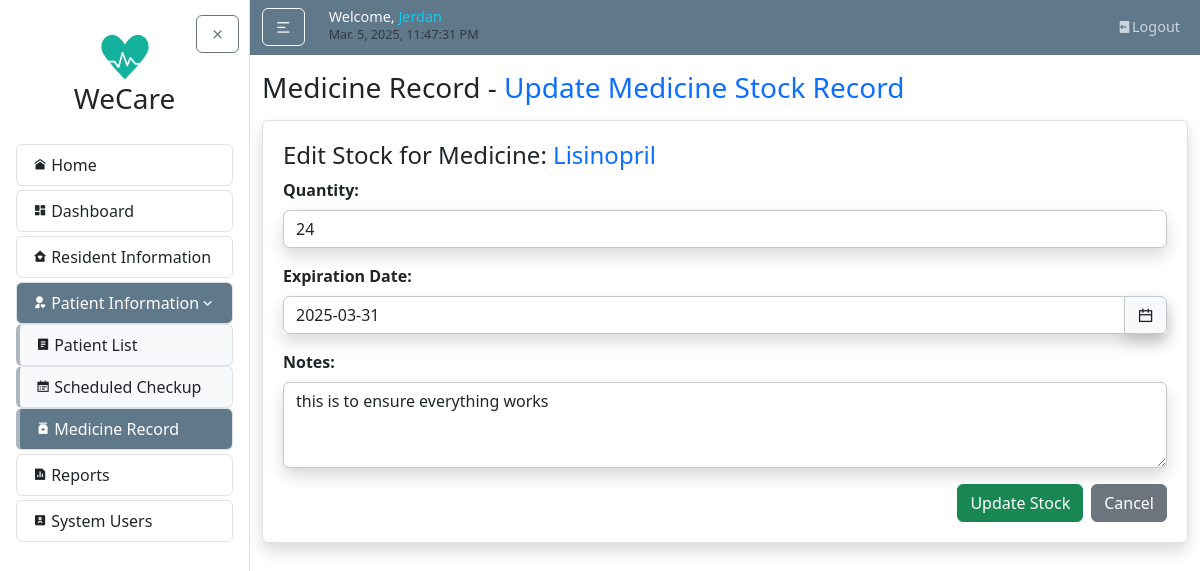
The page /medicines/stock/update/17/ (signed in) on the database as committed earlier.
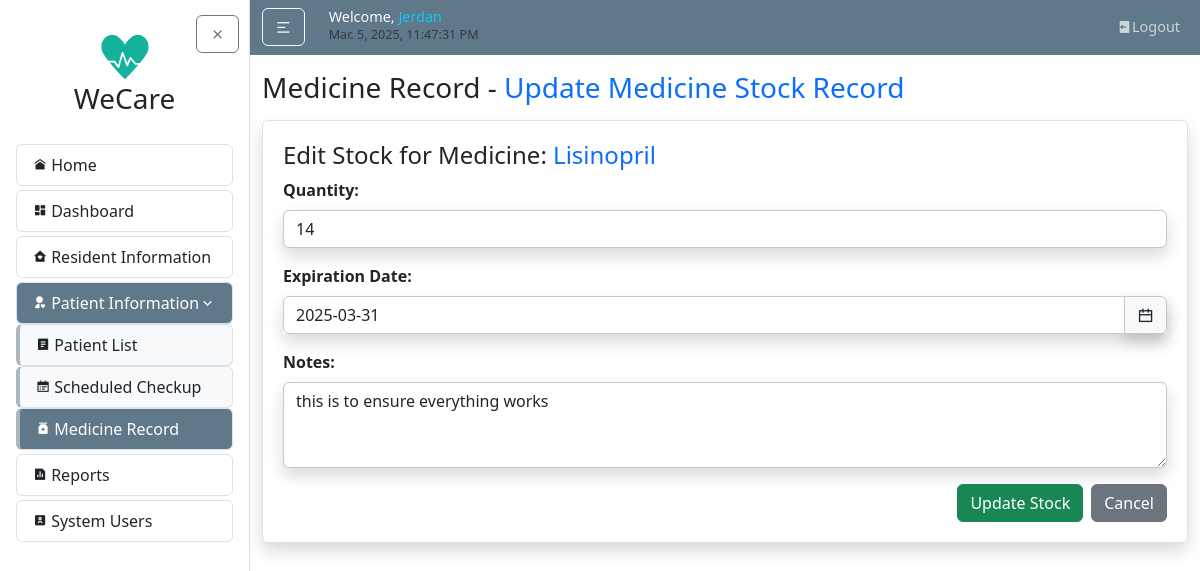
The same page on the database as committed later.
### medicineMonitoring/models.py (models this page shows, shortened)
class MedicineStock(models.Model):
    medicine = models.ForeignKey(Medicine, on_delete=models.CASCADE, related_name="stocks")
    quantity = models.PositiveIntegerField(default=0)
    expiration_date = models.DateField()
    notes = models.TextField(blank=True, null=True)
    objects = MedicineStockManager()

class Medicine(models.Model):
    medicine_name = models.CharField(max_length=255)
    generic_name = models.CharField(max_length=255, blank=True, null=True)
    brand_name = models.CharField(max_length=255, blank=True, null=True)
    dosage = models.CharField(max_length=100, blank=True, null=True)
    unit_price = models.DecimalField(max_digits=10, decimal_places=2, default=Decimal("0.00"))
    total_value = models.DecimalField(max_digits=10, decimal_places=2, default=Decimal("0.00"))
    total_quantity = models.PositiveIntegerField(default=0)
    supplier_name = models.CharField(max_length=255)
    date_last_stock = models.DateField(blank=True)
    notes = models.TextField(blank=True, null=True)

### medicineMonitoring/views.py (the view, shortened to what this page needs)
# urls.py: path('stock/update/<int:stock_pk>/', views.medicine_stock_update, name='stock-update'),
@login_required
def medicine_stock_update(request, stock_pk):
    stock = get_object_or_404(MedicineStock, pk=stock_pk)
    return render(request, "medicineMonitoring/medicine_stock_update.html", {"stock": stock})

### medicineMonitoring/templates/medicineMonitoring/medicine_stock_update.html (shortened to what this page needs)
{% extends "home/layout.html" %}
{% load static %}
{% block body %}
<h3 class="mb-3">Medicine Record - <span class="text-primary">Update Medicine Stock Record</span></h3>
<article class="content-section border rounded shadow">
  <h4>Edit Stock for Medicine: <span class="text-primary">{{ stock.medicine.medicine_name }}</span></h4>
  <form method="post">
    <div class="mb-3">
      <label for="quantity" class="form-label fw-semibold">Quantity:</label>
      <input type="number" id="quantity" name="quantity" class="form-control border-secondary-subtle shadow" value="{{ stock.quantity }}" required>
    </div>
    <div class="mb-3">
      <label for="expiration_date" class="form-label fw-semibold">Expiration Date:</label>
      <div class="input-group shadow">
        <input type="text" id="expiration_date" name="expiration_date" class="form-control border-secondary-subtle flatpickr" placeholder="Select expiration date" value="{{ stock.expiration_date|date:'Y-m-d' }}" required>
        <span class="input-group-text shadow border-secondary-subtle">
          <i class="ri-calendar-line"></i>
        </span>
      </div>
    </div>
    <div class="mb-3">
      <label for="notes" class="form-label fw-semibold">Notes:</label>
      <textarea class="form-control border-secondary-subtle shadow" id="notes" name="notes" rows="3" placeholder="Enter any additional details or remarks here...">{{ stock.notes }}</textarea>
    </div>
    <div class="d-flex justify-content-end">
      <button type="submit" class="btn btn-success">Update Stock</button>
      <a href="{% url 'medicine-detail' stock.medicine.pk %}" class="btn btn-secondary ms-2">Cancel</a>
    </div>
  </form>
</div>
{% endblock body %}

Rows that differ between the two databases and show on the page:
changed MedicineStock "this is to ensure everything works": quantity "24" → "14"
